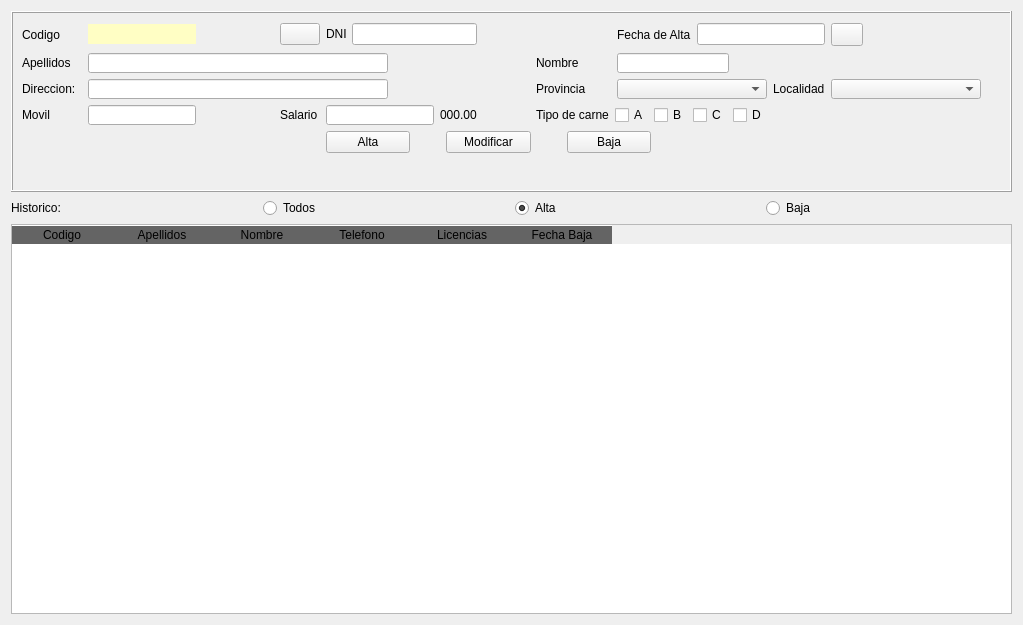
      <widget class="QWidget" name="panelDrivers">
       <property name="sizePolicy">
        <sizepolicy hsizetype="Preferred" vsizetype="Preferred">
         <horstretch>0</horstretch>
         <verstretch>0</verstretch>
        </sizepolicy>
       </property>
       <attribute name="title">
        <string>CONDUCTORES</string>
       </attribute>
       <layout class="QGridLayout" name="gridLayout_2">
        <item row="0" column="0">
         <widget class="QFrame" name="frame">
          <property name="sizePolicy">
           <sizepolicy hsizetype="Expanding" vsizetype="Expanding">
            <horstretch>0</horstretch>
            <verstretch>0</verstretch>
           </sizepolicy>
          </property>
          <property name="maximumSize">
           <size>
            <width>16777215</width>
            <height>181</height>
           </size>
          </property>
          <property name="styleSheet">
           <string notr="true"/>
          </property>
          <property name="frameShape">
           <enum>QFrame::Box</enum>
          </property>
          <property name="frameShadow">
           <enum>QFrame::Raised</enum>
          </property>
          <layout class="QGridLayout" name="gridLayout_5">
           <item row="0" column="0">
            <widget class="QLabel" name="lblcodigo">
             <property name="minimumSize">
              <size>
               <width>50</width>
               <height>20</height>
              </size>
             </property>
             <property name="text">
              <string>Codigo</string>
             </property>
            </widget>
           </item>
           <item row="0" column="1">
            <widget class="QLabel" name="lblcodbd">
             <property name="maximumSize">
              <size>
               <width>120</width>
               <height>20</height>
              </size>
             </property>
             <property name="styleSheet">
              <string notr="true">background:  rgb(255, 254, 196)</string>
             </property>
             <property name="text">
              <string/>
             </property>
             <property name="alignment">
              <set>Qt::AlignCenter</set>
             </property>
            </widget>
           </item>
           <item row="0" column="2">
            <spacer name="horizontalSpacer_11">
             <property name="orientation">
              <enum>Qt::Horizontal</enum>
             </property>
             <property name="sizeHint" stdset="0">
              <size>
               <width>54</width>
               <height>20</height>
              </size>
             </property>
            </spacer>
           </item>
           <item row="0" column="3">
            <widget class="QPushButton" name="btnBuscar">
             <property name="text">
              <string/>
             </property>
             <property name="icon">
              <iconset>
               <normaloff>../img/lupaper.ico</normaloff>../img/lupaper.ico</iconset>
             </property>
             <property name="iconSize">
              <size>
               <width>15</width>
               <height>15</height>
              </size>
             </property>
            </widget>
           </item>
           <item row="0" column="4">
            <widget class="QLabel" name="lblDNI">
             <property name="minimumSize">
              <size>
               <width>0</width>
               <height>0</height>
              </size>
             </property>
             <property name="maximumSize">
              <size>
               <width>20</width>
               <height>20</height>
              </size>
             </property>
             <property name="text">
              <string>DNI</string>
             </property>
            </widget>
           </item>
           <item row="0" column="5" colspan="3">
            <widget class="QLineEdit" name="txtDNI">
             <property name="minimumSize">
              <size>
               <width>120</width>
               <height>20</height>
              </size>
             </property>
             <property name="alignment">
              <set>Qt::AlignCenter</set>
             </property>
            </widget>
           </item>
           <item row="0" column="8">
            <widget class="QLabel" name="lblValidarDNI">
             <property name="minimumSize">
              <size>
               <width>25</width>
               <height>25</height>
              </size>
             </property>
             <property name="maximumSize">
              <size>
               <width>25</width>
               <height>25</height>
              </size>
             </property>
             <property name="font">
              <font>
               <family>Segoe Print</family>
               <pointsize>14</pointsize>
               <weight>50</weight>
               <bold>false</bold>
              </font>
             </property>
             <property name="text">
              <string/>
             </property>
             <property name="scaledContents">
              <bool>true</bool>
             </property>
             <property name="alignment">
              <set>Qt::AlignCenter</set>
             </property>
            </widget>
           </item>
           <item row="0" column="9">
            <spacer name="horizontalSpacer_12">
             <property name="orientation">
              <enum>Qt::Horizontal</enum>
             </property>
             <property name="sizeHint" stdset="0">
              <size>
               <width>47</width>
               <height>20</height>
              </size>
             </property>
            </spacer>
           </item>
           <item row="0" column="10" colspan="2">
            <widget class="QLabel" name="lblcodigo_2">
             <property name="minimumSize">
              <size>
               <width>50</width>
               <height>20</height>
              </size>
             </property>
             <property name="text">
              <string>Fecha de Alta</string>
             </property>
            </widget>
           </item>
           <item row="0" column="12" colspan="3">
            <widget class="QLineEdit" name="txtfecha">
             <property name="minimumSize">
              <size>
               <width>120</width>
               <height>20</height>
              </size>
             </property>
             <property name="alignment">
              <set>Qt::AlignCenter</set>
             </property>
            </widget>
           </item>
           <item row="0" column="15">
            <widget class="QPushButton" name="btnCalendario">
             <property name="maximumSize">
              <size>
               <width>32</width>
               <height>23</height>
              </size>
             </property>
             <property name="text">
              <string/>
             </property>
             <property name="icon">
              <iconset>
               <normaloff>../img/calendarday_January_month_calendari_1584.ico</normaloff>../img/calendarday_January_month_calendari_1584.ico</iconset>
             </property>
            </widget>
           </item>
           <item row="0" column="16">
            <spacer name="horizontalSpacer_13">
             <property name="orientation">
              <enum>Qt::Horizontal</enum>
             </property>
             <property name="sizeHint" stdset="0">
              <size>
               <width>132</width>
               <height>20</height>
              </size>
             </property>
            </spacer>
           </item>
           <item row="1" column="0">
            <widget class="QLabel" name="lblapellidos">
             <property name="minimumSize">
              <size>
               <width>60</width>
               <height>20</height>
              </size>
             </property>
             <property name="text">
              <string>Apellidos</string>
             </property>
            </widget>
           </item>
           <item row="1" column="1" colspan="5">
            <widget class="QLineEdit" name="txtapellidos">
             <property name="minimumSize">
              <size>
               <width>300</width>
               <height>20</height>
              </size>
             </property>
             <property name="maximumSize">
              <size>
               <width>300</width>
               <height>20</height>
              </size>
             </property>
            </widget>
           </item>
           <item row="1" column="6" colspan="3">
            <spacer name="horizontalSpacer_14">
             <property name="orientation">
              <enum>Qt::Horizontal</enum>
             </property>
             <property name="sizeHint" stdset="0">
              <size>
               <width>131</width>
               <height>20</height>
              </size>
             </property>
            </spacer>
           </item>
           <item row="1" column="9">
            <widget class="QLabel" name="lblcodigo_6">
             <property name="minimumSize">
              <size>
               <width>50</width>
               <height>20</height>
              </size>
             </property>
             <property name="text">
              <string>Nombre</string>
             </property>
            </widget>
           </item>
           <item row="1" column="10" colspan="3">
            <widget class="QLineEdit" name="txtnombre">
             <property name="minimumSize">
              <size>
               <width>0</width>
               <height>20</height>
              </size>
             </property>
            </widget>
           </item>
           <item row="1" column="13" colspan="4">
            <spacer name="horizontalSpacer_15">
             <property name="orientation">
              <enum>Qt::Horizontal</enum>
             </property>
             <property name="sizeHint" stdset="0">
              <size>
               <width>254</width>
               <height>20</height>
              </size>
             </property>
            </spacer>
           </item>
           <item row="2" column="0">
            <widget class="QLabel" name="lbldir">
             <property name="text">
              <string>Direccion: </string>
             </property>
            </widget>
           </item>
           <item row="2" column="1" colspan="5">
            <widget class="QLineEdit" name="txtdir">
             <property name="minimumSize">
              <size>
               <width>300</width>
               <height>20</height>
              </size>
             </property>
             <property name="maximumSize">
              <size>
               <width>300</width>
               <height>20</height>
              </size>
             </property>
            </widget>
           </item>
           <item row="2" column="6" colspan="3">
            <spacer name="horizontalSpacer_16">
             <property name="orientation">
              <enum>Qt::Horizontal</enum>
             </property>
             <property name="sizeHint" stdset="0">
              <size>
               <width>131</width>
               <height>20</height>
              </size>
             </property>
            </spacer>
           </item>
           <item row="2" column="9">
            <widget class="QLabel" name="lblprovincia">
             <property name="text">
              <string>Provincia</string>
             </property>
            </widget>
           </item>
           <item row="2" column="10" colspan="4">
            <widget class="QComboBox" name="cmbProv">
             <property name="minimumSize">
              <size>
               <width>150</width>
               <height>20</height>
              </size>
             </property>
             <property name="maximumSize">
              <size>
               <width>150</width>
               <height>20</height>
              </size>
             </property>
            </widget>
           </item>
           <item row="2" column="14">
            <widget class="QLabel" name="lbllocalidad">
             <property name="text">
              <string>Localidad</string>
             </property>
            </widget>
           </item>
           <item row="2" column="15" colspan="2">
            <widget class="QComboBox" name="cmbMuni">
             <property name="minimumSize">
              <size>
               <width>150</width>
               <height>20</height>
              </size>
             </property>
             <property name="maximumSize">
              <size>
               <width>150</width>
               <height>20</height>
              </size>
             </property>
            </widget>
           </item>
           <item row="3" column="0">
            <widget class="QLabel" name="lblmovil">
             <property name="text">
              <string>Movil</string>
             </property>
            </widget>
           </item>
           <item row="3" column="1">
            <widget class="QLineEdit" name="txtmovil">
             <property name="minimumSize">
              <size>
               <width>0</width>
               <height>20</height>
              </size>
             </property>
             <property name="alignment">
              <set>Qt::AlignCenter</set>
             </property>
            </widget>
           </item>
           <item row="3" column="3">
            <widget class="QLabel" name="lblsalario">
             <property name="text">
              <string>Salario</string>
             </property>
            </widget>
           </item>
           <item row="3" column="4" colspan="3">
            <widget class="QLineEdit" name="txtsalario">
             <property name="minimumSize">
              <size>
               <width>0</width>
               <height>20</height>
              </size>
             </property>
             <property name="alignment">
              <set>Qt::AlignCenter</set>
             </property>
            </widget>
           </item>
           <item row="3" column="7">
            <widget class="QLabel" name="lblsal">
             <property name="text">
              <string>000.00</string>
             </property>
            </widget>
           </item>
           <item row="3" column="8">
            <spacer name="horizontalSpacer_17">
             <property name="orientation">
              <enum>Qt::Horizontal</enum>
             </property>
             <property name="sizeHint" stdset="0">
              <size>
               <width>36</width>
               <height>20</height>
              </size>
             </property>
            </spacer>
           </item>
           <item row="3" column="9" colspan="5">
            <layout class="QHBoxLayout" name="horizontalLayout_3">
             <item>
              <widget class="QLabel" name="lblCarne">
               <property name="text">
                <string>Tipo de carne</string>
               </property>
              </widget>
             </item>
             <item>
              <widget class="QCheckBox" name="chkA">
               <property name="text">
                <string>A</string>
               </property>
              </widget>
             </item>
             <item>
              <widget class="QCheckBox" name="chkB">
               <property name="text">
                <string>B</string>
               </property>
              </widget>
             </item>
             <item>
              <widget class="QCheckBox" name="chkC">
               <property name="text">
                <string>C</string>
               </property>
              </widget>
             </item>
             <item>
              <widget class="QCheckBox" name="chkD">
               <property name="text">
                <string>D</string>
               </property>
              </widget>
             </item>
            </layout>
           </item>
           <item row="3" column="14" colspan="3">
            <spacer name="horizontalSpacer_18">
             <property name="orientation">
              <enum>Qt::Horizontal</enum>
             </property>
             <property name="sizeHint" stdset="0">
              <size>
               <width>216</width>
               <height>20</height>
              </size>
             </property>
            </spacer>
           </item>
           <item row="4" column="0" colspan="4">
            <spacer name="horizontalSpacer_9">
             <property name="orientation">
              <enum>Qt::Horizontal</enum>
             </property>
             <property name="sizeHint" stdset="0">
              <size>
               <width>295</width>
               <height>20</height>
              </size>
             </property>
            </spacer>
           </item>
           <item row="4" column="4" colspan="7">
            <layout class="QGridLayout" name="gridLayout_8">
             <item row="0" column="3">
              <spacer name="horizontalSpacer_4">
               <property name="orientation">
                <enum>Qt::Horizontal</enum>
               </property>
               <property name="sizeType">
                <enum>QSizePolicy::Fixed</enum>
               </property>
               <property name="sizeHint" stdset="0">
                <size>
                 <width>30</width>
                 <height>20</height>
                </size>
               </property>
              </spacer>
             </item>
             <item row="0" column="0">
              <widget class="QPushButton" name="btnAltaDriver">
               <property name="text">
                <string>Alta</string>
               </property>
              </widget>
             </item>
             <item row="0" column="1">
              <spacer name="horizontalSpacer_3">
               <property name="orientation">
                <enum>Qt::Horizontal</enum>
               </property>
               <property name="sizeType">
                <enum>QSizePolicy::Fixed</enum>
               </property>
               <property name="sizeHint" stdset="0">
                <size>
                 <width>30</width>
                 <height>20</height>
                </size>
               </property>
              </spacer>
             </item>
             <item row="0" column="4">
              <widget class="QPushButton" name="btnBajaDriver">
               <property name="text">
                <string>Baja</string>
               </property>
              </widget>
             </item>
             <item row="0" column="2">
              <widget class="QPushButton" name="btnModificarDriver">
               <property name="text">
                <string>Modificar</string>
               </property>
              </widget>
             </item>
            </layout>
           </item>
           <item row="4" column="11" colspan="6">
            <spacer name="horizontalSpacer_10">
             <property name="orientation">
              <enum>Qt::Horizontal</enum>
             </property>
             <property name="sizeHint" stdset="0">
              <size>
               <width>336</width>
               <height>20</height>
              </size>
             </property>
            </spacer>
           </item>
           <item row="5" column="7">
            <spacer name="verticalSpacer">
             <property name="orientation">
              <enum>Qt::Vertical</enum>
             </property>
             <property name="sizeHint" stdset="0">
              <size>
               <width>20</width>
               <height>40</height>
              </size>
             </property>
            </spacer>
           </item>
          </layout>
         </widget>
        </item>
        <item row="2" column="0">
         <widget class="QTableWidget" name="tabDrivers">
          <property name="minimumSize">
           <size>
            <width>800</width>
            <height>390</height>
           </size>
          </property>
          <property name="styleSheet">
           <string notr="true">QHeaderView::section:horizontal
{
border-top: 1px solid #ffffff;
color:'white';
font: 11pt &quot;Arial&quot;;
background-color:rgb(100,100,100);
}</string>
          </property>
          <property name="editTriggers">
           <set>QAbstractItemView::NoEditTriggers</set>
          </property>
          <property name="alternatingRowColors">
           <bool>true</bool>
          </property>
          <property name="selectionBehavior">
           <enum>QAbstractItemView::SelectRows</enum>
          </property>
          <attribute name="verticalHeaderVisible">
           <bool>false</bool>
          </attribute>
          <column>
           <property name="text">
            <string>Codigo</string>
           </property>
          </column>
          <column>
           <property name="text">
            <string>Apellidos</string>
           </property>
          </column>
          <column>
           <property name="text">
            <string>Nombre</string>
           </property>
          </column>
          <column>
           <property name="text">
            <string>Telefono</string>
           </property>
          </column>
          <column>
           <property name="text">
            <string>Licencias</string>
           </property>
          </column>
          <column>
           <property name="text">
            <string>Fecha Baja</string>
           </property>
          </column>
         </widget>
        </item>
        <item row="1" column="0">
         <layout class="QHBoxLayout" name="horizontalLayout_4">
          <item>
           <widget class="QLabel" name="lblHistorico">
            <property name="text">
             <string>Historico:</string>
            </property>
           </widget>
          </item>
          <item>
           <widget class="QRadioButton" name="rbtTodos">
            <property name="text">
             <string>Todos</string>
            </property>
            <property name="checked">
             <bool>false</bool>
            </property>
           </widget>
          </item>
          <item>
           <widget class="QRadioButton" name="rbtAlta">
            <property name="text">
             <string>Alta</string>
            </property>
            <property name="checked">
             <bool>true</bool>
            </property>
           </widget>
          </item>
          <item>
           <widget class="QRadioButton" name="rbtBaja">
            <property name="text">
             <string>Baja</string>
            </property>
           </widget>
          </item>
         </layout>
        </item>
       </layout>
      </widget>
